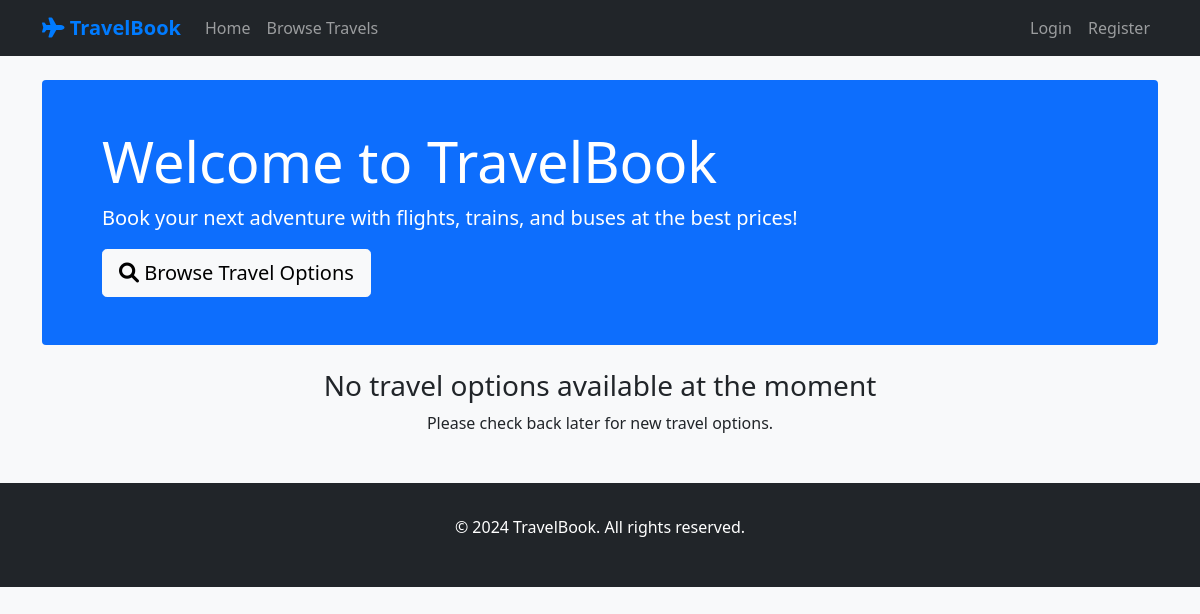
Before: / with the older database file.
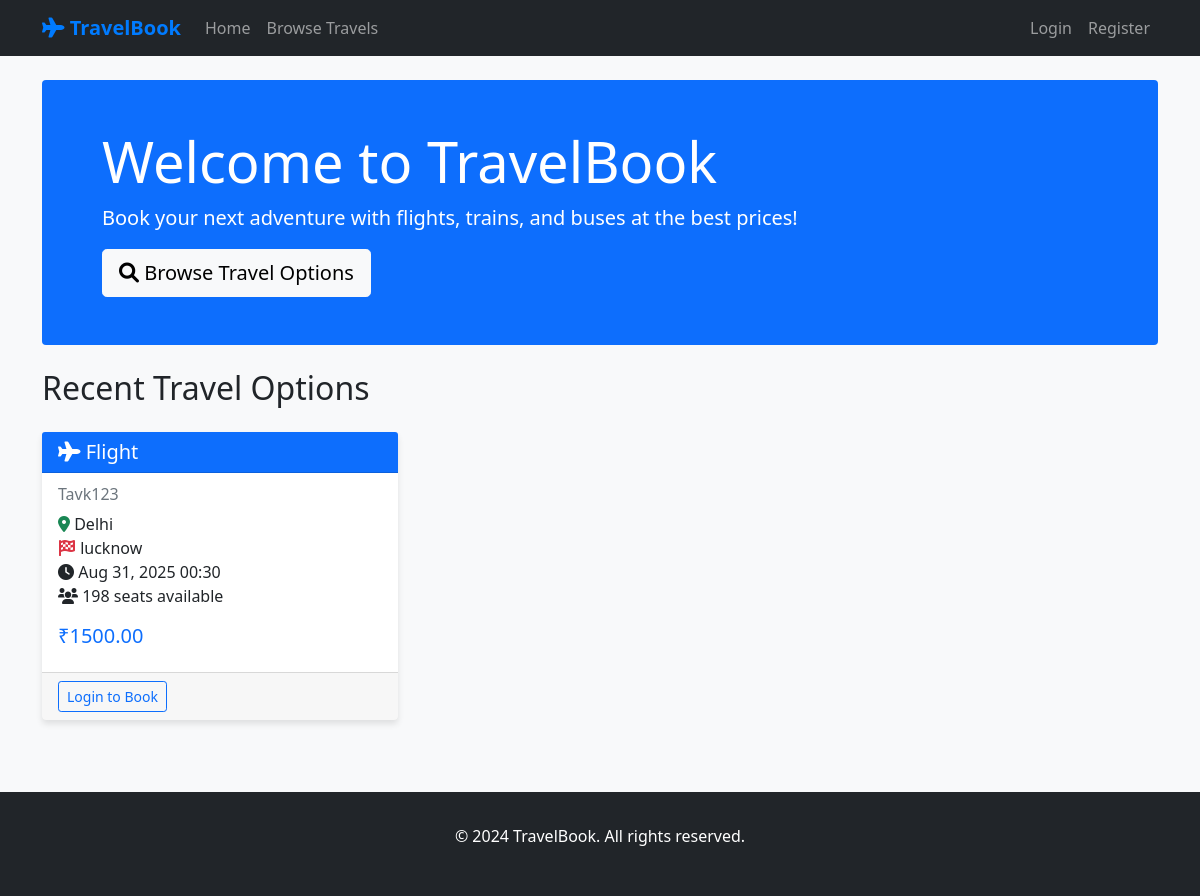
After: the same page with the newer database file.
### booking/models.py (models this page shows, shortened)
class TravelOption(models.Model):
    TRAVEL_TYPES = [
        ('flight', 'Flight'),
        ('train', 'Train'),
        ('bus', 'Bus'),
    ]
    travel_id = models.CharField(max_length=20, unique=True)
    type = models.CharField(max_length=20, choices=TRAVEL_TYPES)
    source = models.CharField(max_length=100)
    destination = models.CharField(max_length=100)
    date_time = models.DateTimeField()
    price = models.DecimalField(max_digits=10, decimal_places=2, validators=[MinValueValidator(0)])
    available_seats = models.PositiveIntegerField()
    created_at = models.DateTimeField(auto_now_add=True)
    class Meta:
        ordering = ['date_time']

### booking/views.py (the view)
# urls.py: path('', views.home, name='home'),
def home(request):
    recent_travels = TravelOption.objects.filter(
        date_time__gte=timezone.now(),
        available_seats__gt=0
    )[:6]
    return render(request, 'booking/home.html', {'recent_travels': recent_travels})

### booking/templates/booking/home.html (shortened to what this page needs)
{% extends 'booking/base.html' %}
{% block content %}
<div class="jumbotron bg-primary text-white rounded p-5 mb-4">
    <div class="container">
        <h1 class="display-4">Welcome to TravelBook</h1>
        <p class="lead">Book your next adventure with flights, trains, and buses at the best prices!</p>
        <a class="btn btn-light btn-lg" href="{% url 'travel_list' %}" role="button">
            <i class="fas fa-search"></i> Browse Travel Options
        </a>
    </div>
</div>
{% if recent_travels %}
<div class="row">
    <div class="col-12">
        <h2 class="mb-4">Recent Travel Options</h2>
    </div>
    {% for travel in recent_travels %}
    <div class="col-md-6 col-lg-4 mb-4">
        <div class="card travel-card h-100">
            <div class="card-header bg-primary text-white">
                <h5 class="card-title mb-0">
                    <i class="fas fa-{% if travel.type == 'flight' %}plane{% elif travel.type == 'train' %}train{% else %}bus{% endif %}"></i>
                    {{ travel.get_type_display }}
                </h5>
            </div>
            <div class="card-body">
                <h6 class="card-subtitle mb-2 text-muted">{{ travel.travel_id }}</h6>
                <p class="card-text">
                    <i class="fas fa-map-marker-alt text-success"></i> {{ travel.source }}<br>
                    <i class="fas fa-flag-checkered text-danger"></i> {{ travel.destination }}<br>
                    <i class="fas fa-clock"></i> {{ travel.date_time|date:"M d, Y H:i" }}<br>
                    <i class="fas fa-users"></i> {{ travel.available_seats }} seats available
                </p>
                <h5 class="text-primary">₹{{ travel.price }}</h5>
            </div>
            <div class="card-footer">
                {% if user.is_authenticated %}
                    <a href="{% url 'booking_create' travel.id %}" class="btn btn-primary btn-sm">
                        <i class="fas fa-ticket-alt"></i> Book Now
                    </a>
                {% else %}
                    <a href="{% url 'login' %}" class="btn btn-outline-primary btn-sm">
                        Login to Book
                    </a>
                {% endif %}
            </div>
        </div>
    </div>
    {% endfor %}
</div>
{% else %}
<div class="text-center">
    <h3>No travel options available at the moment</h3>
    <p>Please check back later for new travel options.</p>
</div>
{% endif %}
{% endblock %}

Changed rows visible on the page:
added TravelOption: type "Flight", travel_id "Tavk123", source "Delhi", destination "lucknow", date_time "Aug 31, 2025 00:30", available_seats "198", price "1500.00"
Other visible differences:
text no longer shown: "No travel options available at the moment Please check back later for new travel options."
text now shown: "Recent Travel Options"
